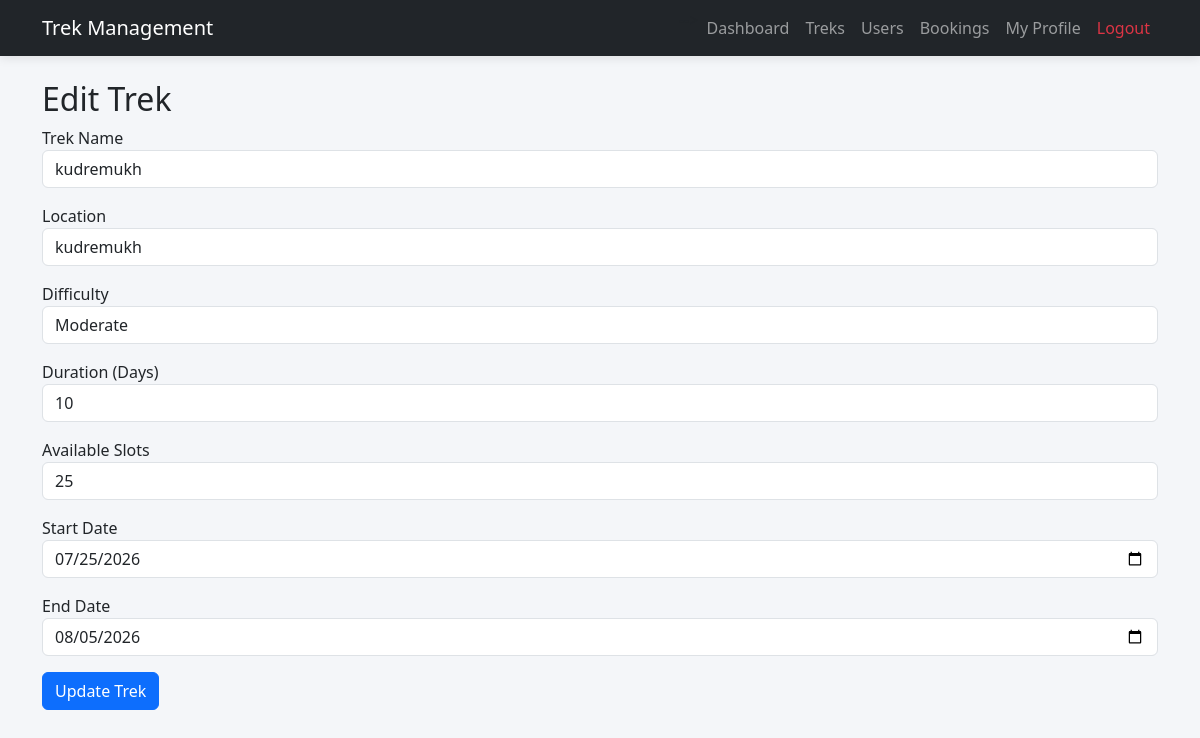
The app's page /admin/edit-trek/2 (signed in) with its own data.
### application/models.py (models this page shows, shortened)
class Trek(db.Model):
    __tablename__ = "treks"
    id = db.Column(db.Integer, primary_key=True)
    trek_name = db.Column(db.String(100), nullable=False)
    location = db.Column(db.String(100), nullable=False)
    difficulty = db.Column(db.String(20), nullable=False)
    duration = db.Column(db.Integer, nullable=False)
    available_slots = db.Column(db.Integer, nullable=False)
    assigned_staff_id = db.Column(
        db.Integer,
        db.ForeignKey("users.id"),
        nullable=True
    )
    status = db.Column(
        db.String(20),
        default="Pending"
    )
    start_date = db.Column(db.Date, nullable=False)
    end_date = db.Column(db.Date, nullable=False)
    staff = db.relationship("User", backref="assigned_treks")

### app.py (the view, shortened to what this page needs)
@app.route("/admin/edit-trek/<int:trek_id>", methods=["GET", "POST"])
def edit_trek(trek_id):
    if "user_id" not in session:
        return redirect("/login")
    if session["role"] != "admin":
        return "Access Denied"
    trek = Trek.query.get_or_404(trek_id)
    return render_template(
        "edit_trek.html",
        trek=trek
    )

### templates/edit_trek.html (shortened to what this page needs)
{% extends "base.html" %}
{% block content %}
<div class="container mt-4">
    <h2>Edit Trek</h2>
    <form action="{{ url_for('edit_trek', trek_id=trek.id) }}" method="POST">
        <div class="mb-3">
            <label>Trek Name</label>
            <input
                type="text"
                name="trek_name"
                class="form-control"
                value="{{ trek.trek_name }}"
                required>
        </div>
        <div class="mb-3">
            <label>Location</label>
           <input
                type="text"
                name="location"
                class="form-control"
                value="{{ trek.location }}"
                required>
        </div>
        <div class="mb-3">
            <label>Difficulty</label>
            <select
                name="difficulty"
                class="form-control">
                <option value="Moderate"
                {% if trek.difficulty == "Moderate" %}selected{% endif %}>
                    Moderate
                </option>
            </select>
        </div>
        <div class="mb-3">
            <label>Duration (Days)</label>
           <input
                type="number"
                name="duration"
                class="form-control"
                value="{{ trek.duration }}"
                required>
        </div>
        <div class="mb-3">
            <label>Available Slots</label>
           <input
                type="number"
                name="available_slots"
                class="form-control"
                value="{{ trek.available_slots }}"
                required>
        </div>
        <div class="mb-3">
            <label>Start Date</label>
            <input
                type="date"
                name="start_date"
                class="form-control"
                value="{{ trek.start_date }}"
                required>
        </div>
        <div class="mb-3">
            <label>End Date</label>
            <input
                type="date"
                name="end_date"
                class="form-control"
                value="{{ trek.end_date }}"
                required>
        </div>
        <button
            type="submit"
            class="btn btn-primary">
            Update Trek
        </button>
    </form>
</div>
{% endblock %}

### static/css/style.css (style rules this page uses)
body { background:#f4f6f9; }

### records on screen
Trek: trek_name "kudremukh", location "kudremukh", difficulty "Moderate", duration "10", available_slots "25", start_date "07/25/2026", end_date "08/05/2026"
